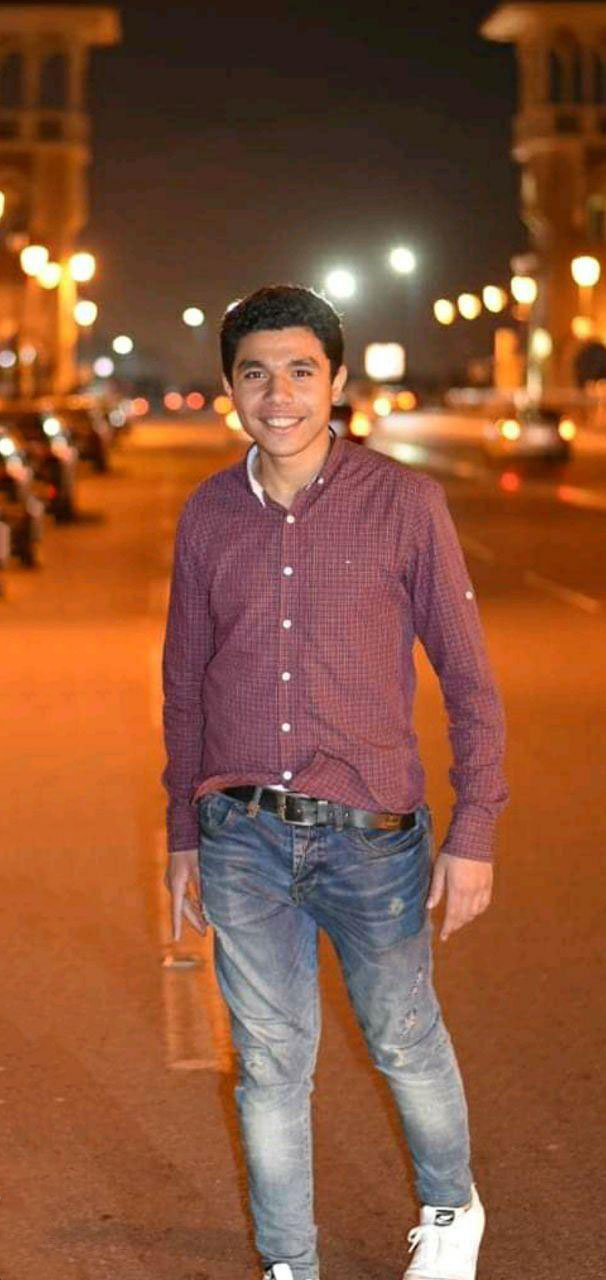
#> input picture image.jpg, 606 x 1280 px
$ python edge.py
#> lines starting #> are read from the running program, lines starting #| are printed output that depends on the picture
import cv2
import numpy as np
# from scipy import ndimage
img = cv2.imread('image.jpg')
#> img is the input picture: shape (1280, 606, 3); mean B, G, R 56.9, 84.4, 138.3
blured = cv2.GaussianBlur(img, (75, 75), 0)
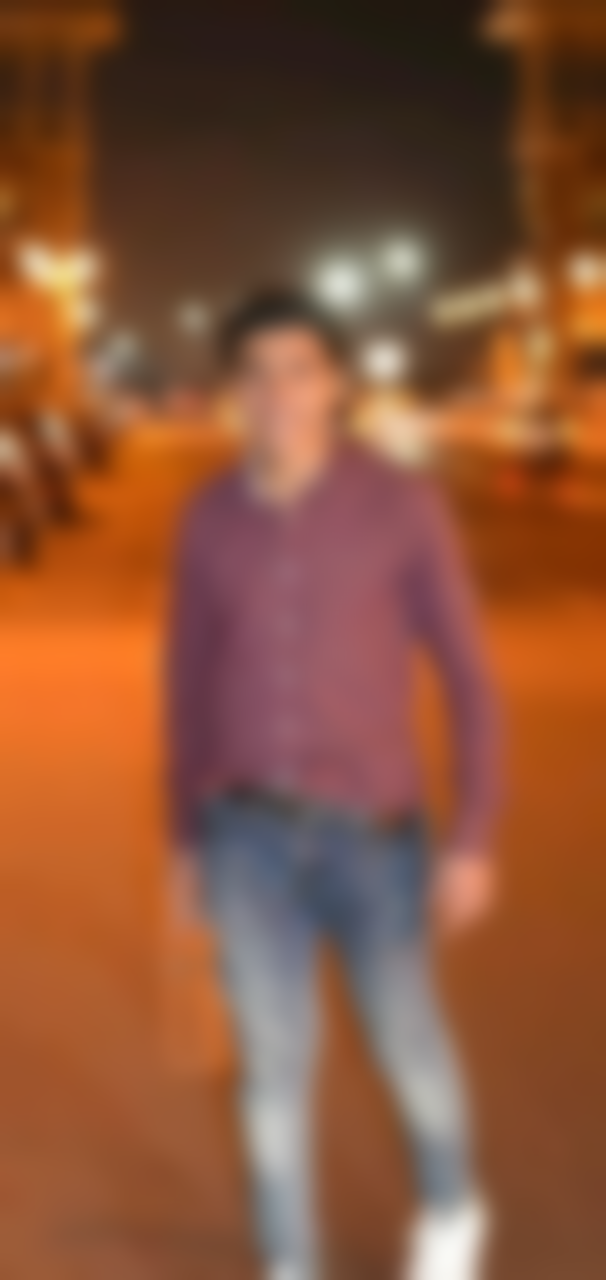
#> blured: shape (1280, 606, 3); mean B, G, R 56.9, 84.5, 138.3
g_hpf = img - blured
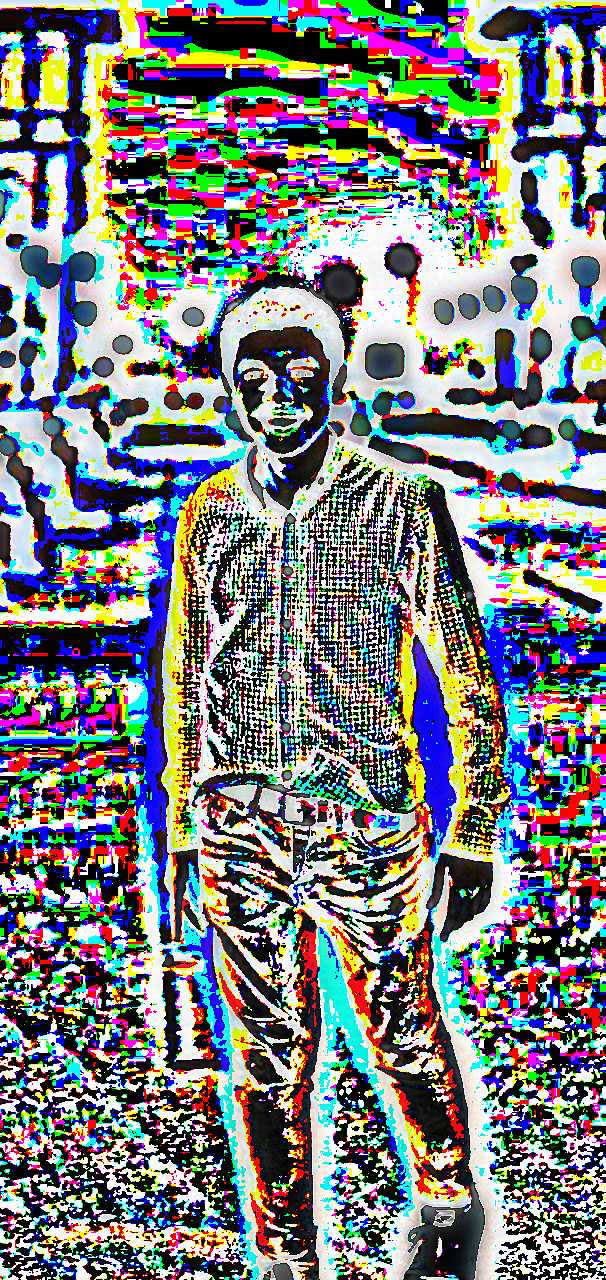
#> g_hpf: shape (1280, 606, 3); mean B, G, R 126.5, 124.6, 122.3
cv2.imshow("Original", img)
cv2.imshow("bluerImage", blured)
cv2.imshow("g_hpf", g_hpf)
cv2.waitKey()
cv2.destroyAllWindows()
